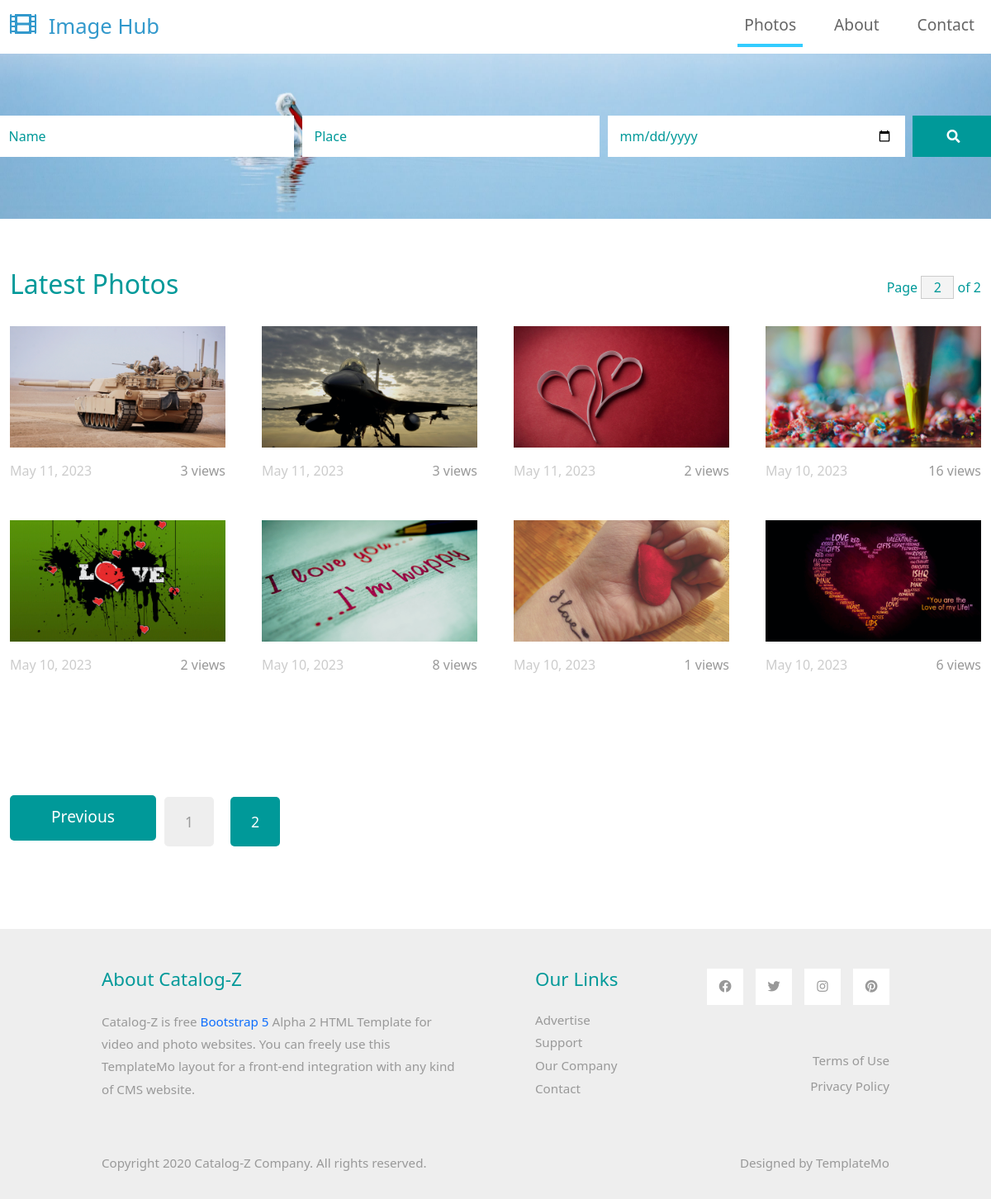
Screenshot of /?page=2 with the database file from the repository.
### ImageHub/models.py (models this page shows, shortened)
class Image(models.Model):
    name = models.CharField(max_length=255,validators=[RegexValidator('^[\w\s]{2,}$',message='Only alphanumeric values are allowed.')])
    time = models.TimeField(default=now().time())
    date = models.DateField(default=now().date())
    place = models.CharField(max_length=255,validators=[RegexValidator('^(?=.*[A-Za-z]{3})[A-Za-z0-9]{3,30}$',message='Only alphanumeric values are allowed.')])
    image = models.ImageField(upload_to=image_upload_path,validators=[FileExtensionValidator(allowed_extensions=['jpg','jpeg','png']),MinFileSizeValidator(1024*10,message='File size should be at least 10kb'),MaxFileSizeValidator(1024*1024*10,message='File size should not exceed 10mb.')])
    views=models.IntegerField(default=0)

### ImageHub/views.py (the view)
# urls.py: path('',image_hub_view,name='image_hub'),
def image_hub_view(request):
    images=Image.objects.all().order_by('-date','-time')
    myfilter=image_filter(request.GET,queryset=images)
    images=myfilter.qs
    paginator = Paginator(images, 12)
    page_number = request.GET.get('page', 1)
    page = paginator.get_page(page_number)
    return render(request,'ImageHub/image_hub.html',{'page':page,'myfilter':myfilter})

### ImageHub/templates/ImageHub/image_hub.html (shortened to what this page needs)
<!DOCTYPE html>
{%load static%}
<html lang="en">
<head>
    <link rel="stylesheet" href="{% static 'assets/css/bootstrap.min.css' %}">
    <link rel="stylesheet" href="{% static 'assets/fontawesome/css/all.min.css' %}">
    <link rel="stylesheet" href="{% static 'assets/css/templatemo-style.css' %}">
</head>
<body>
    <nav class="navbar navbar-expand-lg">
        <div class="container-fluid">
            <a class="navbar-brand" href="/">
                <i class="fas fa-film mr-2"></i>
                Image Hub
            </a>
            <div class="collapse navbar-collapse" id="navbarSupportedContent">
            <ul class="navbar-nav ml-auto mb-2 mb-lg-0">
                <li class="nav-item">
                    <a class="nav-link nav-link-1 active" aria-current="page" href="{% url 'image_hub' %}">Photos</a>
                </li>
                <li class="nav-item">
                    <a class="nav-link nav-link-3" href="#">About</a>
                </li>
                <li class="nav-item">
                    <a class="nav-link nav-link-4" href="#">Contact</a>
                </li>
            </ul>
            </div>
        </div>
    </nav>
    <div class="tm-hero d-flex justify-content-center align-items-center" data-parallax="scroll" data-image-src="{% static 'assets/img/hero.jpg' %}">
        <form class="d-flex tm-search-form">
            {{myfilter.form.name}} {{myfilter.form.place}}{{myfilter.form.date}}
            <button class="btn btn-outline-success tm-search-btn" type="submit">
                <i class="fas fa-search"></i>
            </button>
        </form>
    </div>
    <div class="container-fluid tm-container-content tm-mt-60">
        <div class="row mb-4">
            <h2 class="col-6 tm-text-primary">
                Latest Photos
            </h2>
            <div class="col-6 d-flex justify-content-end align-items-center">
                <form action="" method="get" class="tm-text-primary" id="page-form">
                    Page <input type="text" value="{{page.number}}" size="1" class="tm-input-paging tm-text-primary" name="page"> of {{page.paginator.num_pages}}
                </form>
            </div>
        </div>
        <div class="row tm-mb-90 tm-gallery">
        	{%if page%}
                {%for each in page%}
                <div class="col-xl-3 col-lg-4 col-md-6 col-sm-6 col-12 mb-5">
                    <figure class="effect-ming tm-video-item">
                        <img src="{{each.image.url}}" alt="Image" class="img-fluid " >
                        <figcaption class="d-flex align-items-center justify-content-center">
                        </figcaption>
                    </figure>
                    <div class="d-flex justify-content-between tm-text-gray">
                        <span class="tm-text-gray-light">{{each.date}}</span>
                        <span>{{each.views}} views</span>
                    </div>
                </div>
                {%endfor%}
                {%endif%}
        </div>
        <div class="pagination">
        <div class="row tm-mb-90">
            <div class="col-12 d-flex justify-content-between align-items-center tm-paging-col">
                {% if page.has_previous %}
                <a href="?page={{ page.previous_page_number }}" class="btn btn-primary tm-btn-prev mb-2">Previous</a>
                {%else%}
                <p style="padding-right: 1.5in;"></p>
                {% endif %}
                <div class="tm-paging d-flex">
                    {% for num in page.paginator.page_range %}
                    {% if page.number == num %}
                    <a href="" class="active tm-paging-link disabled">{{ num }}</a>
                    {% else %}
                    <a href="?page={{ num }}" class="tm-paging-link">{{ num }}</a>
                    {% endif %}
                    {% endfor %}
                </div>
            </div>
        </div>
    </div>
    </div>
    <footer class="tm-bg-gray pt-5 pb-3 tm-text-gray tm-footer">
        <div class="container-fluid tm-container-small">
            <div class="row">
                <div class="col-lg-6 col-md-12 col-12 px-5 mb-5">
                    <h3 class="tm-text-primary mb-4 tm-footer-title">About Catalog-Z</h3>
                    <p>Catalog-Z is free <a rel="sponsored" href="https://v5.getbootstrap.com/">Bootstrap 5</a> Alpha 2 HTML Template for video and photo websites. You can freely use this TemplateMo layout for a front-end integration with any kind of CMS website.</p>
                </div>
                <div class="col-lg-3 col-md-6 col-sm-6 col-12 px-5 mb-5">
                    <h3 class="tm-text-primary mb-4 tm-footer-title">Our Links</h3>
                    <ul class="tm-footer-links pl-0">
                        <li><a href="#">Advertise</a></li>
                        <li><a href="#">Support</a></li>
                        <li><a href="#">Our Company</a></li>
                        <li><a href="#">Contact</a></li>
                    </ul>
                </div>
                <div class="col-lg-3 col-md-6 col-sm-6 col-12 px-5 mb-5">
                    <ul class="tm-social-links d-flex justify-content-end pl-0 mb-5">
                        <li class="mb-2"><a href="https://facebook.com"><i class="fab fa-facebook"></i></a></li>
                        <li class="mb-2"><a href="https://twitter.com"><i class="fab fa-twitter"></i></a></li>
                        <li class="mb-2"><a href="https://instagram.com"><i class="fab fa-instagram"></i></a></li>
                        <li class="mb-2"><a href="https://pinterest.com"><i class="fab fa-pinterest"></i></a></li>
                    </ul>
                    <a href="#" class="tm-text-gray text-right d-block mb-2">Terms of Use</a>
                    <a href="#" class="tm-text-gray text-right d-block">Privacy Policy</a>
                </div>
            </div>
            <div class="row">
                <div class="col-lg-8 col-md-7 col-12 px-5 mb-3">
                    Copyright 2020 Catalog-Z Company. All rights reserved.
                </div>
                <div class="col-lg-4 col-md-5 col-12 px-5 text-right">
                    Designed by <a href="https://templatemo.com" class="tm-text-gray" rel="sponsored" target="_parent">TemplateMo</a>
                </div>
            </div>
        </div>
    </footer>
</body>
</html>

### staticfiles/assets/css/templatemo-style.css (style rules this page uses)
p { line-height: 1.8; }
a { text-decoration: none; transition: all 0.3s ease; }
.container-fluid { max-width: 1770px; }
.tm-container-small { max-width: 1050px; }
.btn { border-radius: 0; }
.btn-primary { background-color: #009999; border: 0; border-radius: 5px; padding: 12px 50px 14px; font-size: 1.2rem; }
.form-control { padding: 10px 20px; width: 100%; height: auto; }
.navbar-brand { color: #3399CC; font-size: 1.6rem; }
.navbar-brand i { font-size: 2rem; }
.tm-hero { min-height: 200px; background: transparent; }
.tm-mt-60 { margin-top: 60px; }
.tm-mb-90 { margin-bottom: 90px; }
.tm-text-primary { color: #009999; }
.tm-bg-gray { background-color: #EEEEEE; }
.tm-input-paging { width: 40px; border-radius: 0; border: 1px solid #CCCCCC; background: #f4f4f4; text-align: center; }
.nav-item { margin-right: 30px; }
.nav-item:last-child { margin-right: 0; }
.nav-link { color: #666666; border-bottom: 4px solid transparent; font-size: 1.2rem; }
.nav-link-1.active, .nav-link-1:hover { border-color: #33CCFF; }
.tm-search-input { width: 360px; border-radius: 0; padding: 12px 15px; color: #009999; border: none; }
.tm-search-input::placeholder { color: #009999; opacity: 1; }
.tm-search-btn { color: white; background-color: #009999; border: none; width: 100px; height: 50px; margin-left: -1px; }
p, .tm-text-gray { color: #999; }
.tm-text-gray-light { color: #CCC; }
.tm-video-item { position: relative; overflow: hidden; text-align: center; cursor: pointer; }
.tm-video-item img { position: relative; display: block; min-height: 100%; max-width: 100%; opacity: 0.8; }
.tm-video-item figcaption { padding: 2em; color: #fff; text-transform: uppercase; font-size: 1.25em; -webkit-backface-visibility: hidden; backface-visibility: hidden; }
.tm-video-item figcaption::before, .tm-video-item figcaption::after { pointer-events: none; }
.tm-video-item figcaption, .tm-video-item figcaption > a { position: absolute; top: 0; left: 0; width: 100%; height: 100%; }
.tm-paging-link { display: flex; justify-content: center; align-items: center; width: 60px; height: 60px; font-size: 1.1rem; color: #999; background-color: #EEEEEE; margin: 10px; border-radius: 5px; text-decoration: none; transition: all 0.3s ease; }
.tm-paging-link:hover, .tm-paging-link.active { background-color: #009999; color: #fff; }
figure.effect-ming { background: #030c17; }
figure.effect-ming img { opacity: 0.9; -webkit-transition: opacity 0.35s; transition: opacity 0.35s; }
figure.effect-ming figcaption::before { position: absolute; top: 30px; right: 30px; bottom: 30px; left: 30px; border: 2px solid #fff; box-shadow: 0 0 0 30px rgba(255,255,255,0.2); content: ''; opacity: 0; -webkit-transition: opacity 0.35s, -webkit-transform 0.35s; transition: opacity 0.35s, transform 0.35s; -webkit-transform: scale3d(1.4,1.4,1); transform: scale3d(1.4,1.4,1); }
.tm-footer-links li { list-style: none; margin-bottom: 5px; }
.tm-footer-links li a { color: #999999; }
.tm-social-links li { list-style: none; margin-right: 15px; }
.tm-social-links li:last-child { margin-right: 0; }
.tm-social-links li a { color: #999999; width: 44px; height: 44px; display: flex; background-color: #fff; align-items: center; justify-content: center; }
.tm-footer { font-size: 0.95rem; }
.tm-footer-title { font-size: 1.4rem; }
.form-control, input:-internal-autofill-selected, select:not([multiple]) { color: #009999 !important; }
.form-control::placeholder { color: #009999; opacity: 1; }

### ImageHub/templates/ImageHub/image_hub.html (style rules this page uses)
.tm-gallery { display: flex; flex-wrap: wrap; justify-content: space-between; }
.tm-gallery .col-xl-3 { flex-basis: calc(25% - 15px); margin-bottom: 30px; }
.tm-gallery img { width: 100%; max-height: 200px; object-fit: fill; }

### rows the page displays
Image: image (picture), date "May 11, 2023", views "3"
Image: image (picture), date "May 11, 2023", views "3"
Image: image (picture), date "May 11, 2023", views "2"
Image: image (picture), date "May 10, 2023", views "16"
Image: image (picture), date "May 10, 2023", views "2"
Image: image (picture), date "May 10, 2023", views "8"
Image: image (picture), date "May 10, 2023", views "1"
Image: image (picture), date "May 10, 2023", views "6"

### other values shown
{{ page.paginator.num_pages }} "2"
{{ num }} "1"
{{ num }} "2"
